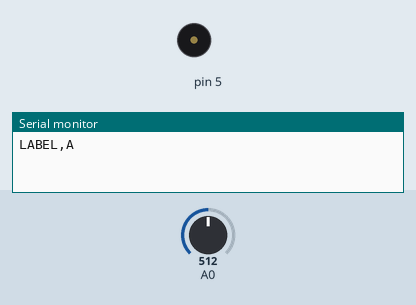
This sketch was run on a simulated Arduino Uno, built with avr-gcc and run on an emulated ATmega328P. Parts: buzzer (waves = sounding), the last lines printed to the serial monitor. The inputs (shaded band) are chosen by the test bench; at power-on: A0 = 512.

Above: at 23.5 s.
At 39.02 s:
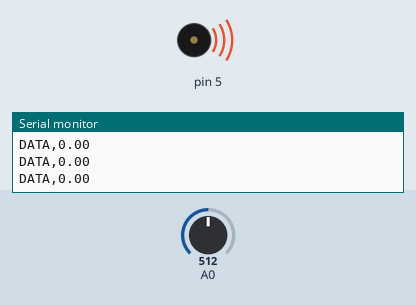
Timing chart, 0 to 39.3 s (numbered marks = the images above):
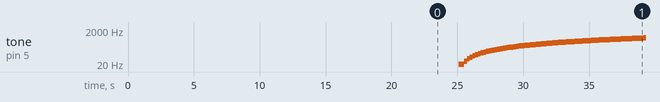

Measured:
- by itself, tone on pin 5: plays 10 Hz for 0.21 s, 20 Hz for 0.21 s, 30 Hz for 0.21 s, 40 Hz for 0.21 s, 50 Hz for 0.21 s, 60 Hz for 0.21 s … (499 notes in this stretch)

The sketch:

LaPh_collect.ino
```cpp
#include<arduinoFFT.h>
#define SAMPLES 128             //採樣樣本數, 必須是 2 的冪次方倍
#define SAMPLING_FREQUENCY 4000 //(能夠顯示的最高頻率 1700/2, 因為共軛對稱的緣故)
arduinoFFT FFT = arduinoFFT();

unsigned int samplingPeriod;
unsigned long microseconds;
double peak;
double vReal[SAMPLES];
double vImag[SAMPLES];
char cmd[9] ;
double filter[100];
int ambLightMax;
int ambLightMin;
int ambLight;
int collectTimes = sizeof(filter)/sizeof(double);

void setup() {
  Serial.begin(9600);
  pinMode(5,OUTPUT);
  samplingPeriod = round(1000000*(1.0/SAMPLING_FREQUENCY)); //Period
  for(int i=0;i<sizeof(filter)/sizeof(double);i++){
    fft();
    filter[i]=peak;
    delay(10);
  }
  ambLightMax = findMax(filter,collectTimes);
  ambLightMin = findMin(filter,collectTimes);
  ambLight = (ambLightMax+ambLightMin)/2;

  Serial.println("LABEL,A");
}

void loop() {
 //if(Serial.available()){
 delay(3000);
for(int j=0;j<150;j++){
 for(int i=0;i<127;i++){
 tone(5,i*10+ambLight); //x + 平均環境光 + 12x


   fft();

   Serial.print("DATA");
   Serial.print(",");
   Serial.println(peak);
  }

}
while(1){
  delay(100000);
}
}
double fft(){
     microseconds = micros();
    for(int i=0; i<SAMPLES; i++)
    {

        vReal[i] = analogRead(A0); //傅立葉實數等於測量值
        vImag[i] = 0; //虛數為零
      while(micros() - microseconds < samplingPeriod){
        //empty loop
      }
      microseconds += samplingPeriod;
  }
    FFT.Windowing(vReal, SAMPLES, FFT_WIN_TYP_HAMMING, FFT_FORWARD);  //窗函數
    FFT.Compute(vReal, vImag, SAMPLES, FFT_FORWARD);   //正傅立葉轉換
    FFT.ComplexToMagnitude(vReal, vImag, SAMPLES);


    peak = FFT.MajorPeak(vReal, SAMPLES, SAMPLING_FREQUENCY);   //低於一千基音頻 0 ~128/2-21+1 = 0~44

    //Serial.print(peak);
    //Serial.println("Hz");
    return peak;
}
double findMax(double *filter,int collectTimes){
  double compareMax=0;
  for(int i=0;i<collectTimes;i++){
    if((filter[i]>filter[i+1])&&(filter[i]>filter[i-1])){
      if(filter[i]>compareMax){
        compareMax = filter[i];
      }
    }
  }
  return compareMax;
}
double findMin(double *filter, int collectTimes){
  double compareMin=0;
  for(int i=0;i<collectTimes;i++){
    if((filter[i]<filter[i+1])&&(filter[i]<filter[i-1])){
      if(filter[i]>compareMin){
        compareMin = filter[i];
      }
    }
  }
  return compareMin;
}
```
